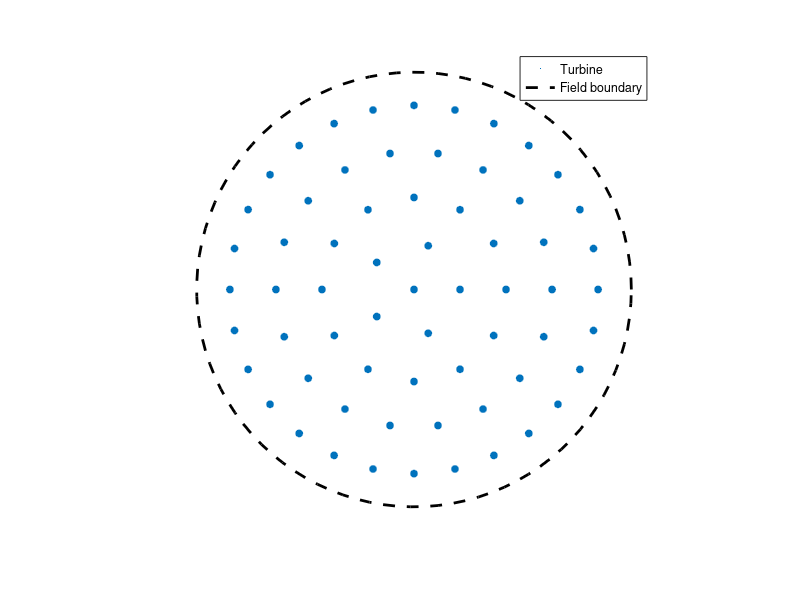

This figure's MATLAB source:
% Nicholas F. Baker
% IEA Task
% Optimization Only Case Study
% Wind Farm (Base Case) layout and depiction (plot)
% 29 May 2018
clear all, close all;

PlotColor = [0,0.4470,0.7410]; % Blue
%PlotColor = [0.6350, 0.0780, 0.1840]; % Red
%PlotColor = [0,0.4470,0.7410]; % Yellow

% Turbine Data for NREL 5MW
TurbDiam = 126.4;               % Rotor Diameter, needed for constraints
TurbRad = TurbDiam/2;
nMinSpaceDiam = 5;               % Minimum number of diameters in between turbines
fMinSpaceDist = (nMinSpaceDiam * TurbDiam) + (2*TurbRad); % Minimum distance between rotors - the number of turbine diameters, + the radius of each turbine.
FarmSize = 3; % 1 = 16 turbines, 2 = 36 turbines, 3 = 64 turbines.
FarmRad = 4000; % m. Max radius of windfarm
PlotDimen = 4500;

switch(FarmSize)
    case 0
        nNumTurbField = 9;
        FieldRad = 900;
    case 1
        nNumTurbField = 16;                 % Overall number of turbines in the field.
        FieldRad = 2000;
    case 2
        nNumTurbField = 36;                 % Overall number of turbines in the field.
        FieldRad = 3000;
    case 3
        nNumTurbField = 64;                 % Overall number of turbines in the field.
        FieldRad = 4000;
    otherwise
        error('Variable "FarmSize" not initilized properly');
end

if(nNumTurbField >= 1)                  % If there's more than one turbine in the field
    nNumTurbLeft = nNumTurbField - 1;   % Keep a decrementing total of number of turbines left in the field. Here we take out the center one.
    bKeepGoing = true;                  % Make the flag to know we still haven't mapped all our turbines.
else
    bKeepGoing = false;                 % Make the flag to say we've mapped all (1) of the turbines.
end
nRingCntr = zeros(1);                   % Counter for which ring we're on.

% Loops through each concentric ring, fitting as many turbines in the ring as will fit
while(bKeepGoing)
    nRingCntr = nRingCntr + 1;  % Start the next ring
    % Make ring and circumference
    fCircRadius(nRingCntr) = nRingCntr * fMinSpaceDist;   % Make the radius the minimum distance between hub centers, times whatever ring we're on.
    fCircCircum(nRingCntr) = 2 * pi * fCircRadius(nRingCntr);

    % Get arclength between min turbine distance.
    c = fMinSpaceDist;  % Chord length between neighboring rotors
    h(nRingCntr) = fCircRadius(nRingCntr) - sqrt( fCircRadius(nRingCntr)^2 - ((c^2)/4) ); % Perpendicular height from center of chord to ring.
    S(nRingCntr) = asin(c/ (h(nRingCntr) + (c^2 / (4*h(nRingCntr))) )) * (h(nRingCntr) + (c^2 / (4*h(nRingCntr))) ); % arc length between neighboring turbines

    % Get number of turbines that fit in that ring
    nNumTurb(nRingCntr) = fix(fCircCircum(nRingCntr)/S(nRingCntr)); % Finds number of arcs that will fit on the circumference.
    nNumTurbLeft = nNumTurbLeft - nNumTurb(nRingCntr);
    
    % If we see the next ring is sparse (<4 turbines), expand current ring to accomodate
    if (nNumTurbLeft < 4) && (nNumTurbLeft > 0)
        % Expand current ring's circumference to accomodate number we need
        fCircCircum(nRingCntr) = S(nRingCntr) * (nNumTurb(nRingCntr) + nNumTurbLeft);
        % Find the radius from our new circumference
        fCircRadius(nRingCntr) = fCircCircum(nRingCntr)/ (2*pi);
        nNumTurbLeft = 0;   % Note that we've plotted all turbines now
        
        % Expand the inside rings as well
        fNewCircRadius = fCircRadius(nRingCntr)/nRingCntr; % To expand the inner rings as well
        for i = 1:(nRingCntr-1)
            % Adjust circumference of each inside ring
            fCircRadius(i) = i * fNewCircRadius;        % Make the radius the minimum distance between hub centers, times whatever ring we're on.
            fCircCircum(i) = 2 * pi * fCircRadius(i);
        end
    end

    % Increment to the next ring
    if(nNumTurbLeft <= 0)
       bKeepGoing = false; 
    end
end

% Take excess turbines out of last circle
nNumInnerTurbs = ones(1);   % Initialize to only one turbine in the center
for i = 1:(nRingCntr-1)     % Loop through all the rings besides the last one
   nNumInnerTurbs = nNumInnerTurbs + nNumTurb(i);
end
nNumTurb(nRingCntr) = nNumTurbField - nNumInnerTurbs;

% Assign grid coords for each turbine, first at center
fGridCoords = zeros(nNumTurbField,2); % (x-coord,y-coord). Array of grid coordinates in the field.
nCurrTurb = ones(1);
fTheta = zeros(nRingCntr,1);      % Central angle for each ring

for i = 1:nRingCntr             % For each ring of our circle
    nCurrTurb = nCurrTurb + 1;  % Running counter for the current turbine we're on
    fGridCoords(nCurrTurb, 1) = fCircRadius(i); % Force the first turbine in the ring to be on x-axis, at radius
    fGridCoords(nCurrTurb, 2) = 0; % y-coord of first one (on axis)
    fTheta(i) = 360 / nNumTurb(i);
    nCurrAng = 0;               % Running total for our angle, start on the x-axis in Q1.
    
    for j = 2:nNumTurb(i)       % For each turbine on this ring (note fGridCoords[1,~] = (Radius,0)
        nCurrTurb = nCurrTurb + 1;  % Running counter for the current turbine we're on
        nCurrAng = nCurrAng + deg2rad(fTheta(i));
        fGridCoords(nCurrTurb, 1) = fCircRadius(i) * cos(nCurrAng); % x-coord
        fGridCoords(nCurrTurb, 2) = fCircRadius(i) * sin(nCurrAng); % y-coord
    end
end

%FarmRad = fCircRadius( length(fCircRadius) ) + TurbRad;
%FieldRad = FarmRad

% Plot the farm
figure(1);
hold on
p1 = scatter(0,0, 1, PlotColor, 'filled'); % A dumy thing for our legend
p2 = viscircles([0,0], FieldRad,'LineStyle','--', 'Color', 'k');   % Plot the field boundary
for i = 1:nNumTurbField     % Print the turbines as filled in 'circles'
    rectangle('Position',[fGridCoords(i, 1)-TurbRad, fGridCoords(i, 2)-TurbRad, TurbDiam, TurbDiam], 'FaceColor', PlotColor, 'EdgeColor', [0,0.4470,0.7410], 'Curvature', [1 1])
end
hold off
axis([-PlotDimen PlotDimen -PlotDimen PlotDimen]);                 % Make all plots the same size
axis off
%nNumTicks = fix((2*PlotDimen)/ (nMinSpaceDiam*TurbDiam))/2;
%xticks(linspace(-PlotDimen,PlotDimen, nNumTicks+1));
%xticklabels({'-36','-24','-12','0','12','24','36'});
%yticks(linspace(-PlotDimen,PlotDimen, nNumTicks+1));
%yticklabels({'-36','-24','-12','0','12','24','36'});
%ylabel('Rotor Diameters (D)');
pbaspect([1 1 1])                                                  % Make the plots actually square
grid off
legend([p1 p2], 'Turbine', 'Field boundary')

%csvwrite('BaseCoords64.csv',fGridCoords); % Write the coordinates to a CSV file